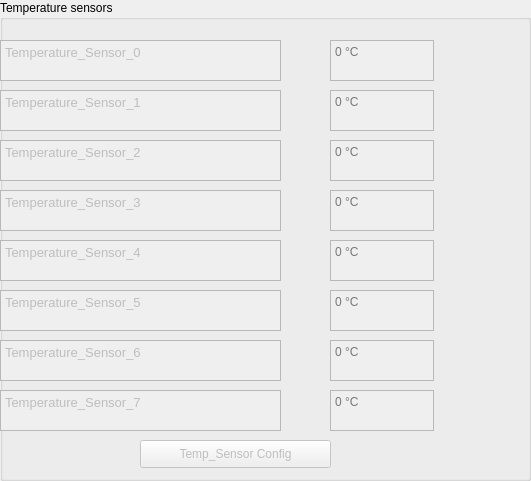
     <widget class="QGroupBox" name="gB_TemperatureSensors">
      <property name="geometry">
       <rect>
        <x>610</x>
        <y>270</y>
        <width>531</width>
        <height>481</height>
       </rect>
      </property>
      <property name="title">
       <string>Temperature sensors</string>
      </property>
      <widget class="QTextEdit" name="tE_temp_sensor_0">
       <property name="enabled">
        <bool>false</bool>
       </property>
       <property name="geometry">
        <rect>
         <x>0</x>
         <y>40</y>
         <width>281</width>
         <height>41</height>
        </rect>
       </property>
       <property name="readOnly">
        <bool>true</bool>
       </property>
       <property name="html">
        <string>&lt;!DOCTYPE HTML PUBLIC &quot;-//W3C//DTD HTML 4.0//EN&quot; &quot;http://www.w3.org/TR/REC-html40/strict.dtd&quot;&gt;
&lt;html&gt;&lt;head&gt;&lt;meta name=&quot;qrichtext&quot; content=&quot;1&quot; /&gt;&lt;style type=&quot;text/css&quot;&gt;
p, li { white-space: pre-wrap; }
&lt;/style&gt;&lt;/head&gt;&lt;body style=&quot; font-family:'MS Shell Dlg 2'; font-size:8.25pt; font-weight:400; font-style:normal;&quot;&gt;
&lt;p style=&quot; margin-top:0px; margin-bottom:0px; margin-left:0px; margin-right:0px; -qt-block-indent:0; text-indent:0px;&quot;&gt;&lt;span style=&quot; font-size:10pt;&quot;&gt;Temperature_Sensor_0&lt;/span&gt;&lt;/p&gt;&lt;/body&gt;&lt;/html&gt;</string>
       </property>
      </widget>
      <widget class="QTextEdit" name="tE_temp_sensor_0_temp">
       <property name="enabled">
        <bool>false</bool>
       </property>
       <property name="geometry">
        <rect>
         <x>330</x>
         <y>40</y>
         <width>104</width>
         <height>41</height>
        </rect>
       </property>
       <property name="html">
        <string>&lt;!DOCTYPE HTML PUBLIC &quot;-//W3C//DTD HTML 4.0//EN&quot; &quot;http://www.w3.org/TR/REC-html40/strict.dtd&quot;&gt;
&lt;html&gt;&lt;head&gt;&lt;meta name=&quot;qrichtext&quot; content=&quot;1&quot; /&gt;&lt;style type=&quot;text/css&quot;&gt;
p, li { white-space: pre-wrap; }
&lt;/style&gt;&lt;/head&gt;&lt;body style=&quot; font-family:'MS Shell Dlg 2'; font-size:8.25pt; font-weight:400; font-style:normal;&quot;&gt;
&lt;p style=&quot;-qt-paragraph-type:empty; margin-top:0px; margin-bottom:0px; margin-left:0px; margin-right:0px; -qt-block-indent:0; text-indent:0px; font-size:12pt;&quot;&gt;&lt;br /&gt;&lt;/p&gt;&lt;/body&gt;&lt;/html&gt;</string>
       </property>
       <property name="placeholderText">
        <string>0 °C</string>
       </property>
      </widget>
      <widget class="QTextEdit" name="tE_temp_sensor_1">
       <property name="enabled">
        <bool>false</bool>
       </property>
       <property name="geometry">
        <rect>
         <x>0</x>
         <y>90</y>
         <width>281</width>
         <height>41</height>
        </rect>
       </property>
       <property name="readOnly">
        <bool>true</bool>
       </property>
       <property name="html">
        <string>&lt;!DOCTYPE HTML PUBLIC &quot;-//W3C//DTD HTML 4.0//EN&quot; &quot;http://www.w3.org/TR/REC-html40/strict.dtd&quot;&gt;
&lt;html&gt;&lt;head&gt;&lt;meta name=&quot;qrichtext&quot; content=&quot;1&quot; /&gt;&lt;style type=&quot;text/css&quot;&gt;
p, li { white-space: pre-wrap; }
&lt;/style&gt;&lt;/head&gt;&lt;body style=&quot; font-family:'MS Shell Dlg 2'; font-size:8.25pt; font-weight:400; font-style:normal;&quot;&gt;
&lt;p style=&quot; margin-top:0px; margin-bottom:0px; margin-left:0px; margin-right:0px; -qt-block-indent:0; text-indent:0px;&quot;&gt;&lt;span style=&quot; font-size:10pt;&quot;&gt;Temperature_Sensor_1&lt;/span&gt;&lt;/p&gt;&lt;/body&gt;&lt;/html&gt;</string>
       </property>
      </widget>
      <widget class="QTextEdit" name="tE_temp_sensor_1_temp">
       <property name="enabled">
        <bool>false</bool>
       </property>
       <property name="geometry">
        <rect>
         <x>330</x>
         <y>90</y>
         <width>104</width>
         <height>41</height>
        </rect>
       </property>
       <property name="html">
        <string>&lt;!DOCTYPE HTML PUBLIC &quot;-//W3C//DTD HTML 4.0//EN&quot; &quot;http://www.w3.org/TR/REC-html40/strict.dtd&quot;&gt;
&lt;html&gt;&lt;head&gt;&lt;meta name=&quot;qrichtext&quot; content=&quot;1&quot; /&gt;&lt;style type=&quot;text/css&quot;&gt;
p, li { white-space: pre-wrap; }
&lt;/style&gt;&lt;/head&gt;&lt;body style=&quot; font-family:'MS Shell Dlg 2'; font-size:8.25pt; font-weight:400; font-style:normal;&quot;&gt;
&lt;p style=&quot;-qt-paragraph-type:empty; margin-top:0px; margin-bottom:0px; margin-left:0px; margin-right:0px; -qt-block-indent:0; text-indent:0px; font-size:12pt;&quot;&gt;&lt;br /&gt;&lt;/p&gt;&lt;/body&gt;&lt;/html&gt;</string>
       </property>
       <property name="placeholderText">
        <string>0 °C</string>
       </property>
      </widget>
      <widget class="QTextEdit" name="tE_temp_sensor_2">
       <property name="enabled">
        <bool>false</bool>
       </property>
       <property name="geometry">
        <rect>
         <x>0</x>
         <y>140</y>
         <width>281</width>
         <height>41</height>
        </rect>
       </property>
       <property name="readOnly">
        <bool>true</bool>
       </property>
       <property name="html">
        <string>&lt;!DOCTYPE HTML PUBLIC &quot;-//W3C//DTD HTML 4.0//EN&quot; &quot;http://www.w3.org/TR/REC-html40/strict.dtd&quot;&gt;
&lt;html&gt;&lt;head&gt;&lt;meta name=&quot;qrichtext&quot; content=&quot;1&quot; /&gt;&lt;style type=&quot;text/css&quot;&gt;
p, li { white-space: pre-wrap; }
&lt;/style&gt;&lt;/head&gt;&lt;body style=&quot; font-family:'MS Shell Dlg 2'; font-size:8.25pt; font-weight:400; font-style:normal;&quot;&gt;
&lt;p style=&quot; margin-top:0px; margin-bottom:0px; margin-left:0px; margin-right:0px; -qt-block-indent:0; text-indent:0px;&quot;&gt;&lt;span style=&quot; font-size:10pt;&quot;&gt;Temperature_Sensor_2&lt;/span&gt;&lt;/p&gt;&lt;/body&gt;&lt;/html&gt;</string>
       </property>
      </widget>
      <widget class="QTextEdit" name="tE_temp_sensor_2_temp">
       <property name="enabled">
        <bool>false</bool>
       </property>
       <property name="geometry">
        <rect>
         <x>330</x>
         <y>140</y>
         <width>104</width>
         <height>41</height>
        </rect>
       </property>
       <property name="html">
        <string>&lt;!DOCTYPE HTML PUBLIC &quot;-//W3C//DTD HTML 4.0//EN&quot; &quot;http://www.w3.org/TR/REC-html40/strict.dtd&quot;&gt;
&lt;html&gt;&lt;head&gt;&lt;meta name=&quot;qrichtext&quot; content=&quot;1&quot; /&gt;&lt;style type=&quot;text/css&quot;&gt;
p, li { white-space: pre-wrap; }
&lt;/style&gt;&lt;/head&gt;&lt;body style=&quot; font-family:'MS Shell Dlg 2'; font-size:8.25pt; font-weight:400; font-style:normal;&quot;&gt;
&lt;p style=&quot;-qt-paragraph-type:empty; margin-top:0px; margin-bottom:0px; margin-left:0px; margin-right:0px; -qt-block-indent:0; text-indent:0px; font-size:12pt;&quot;&gt;&lt;br /&gt;&lt;/p&gt;&lt;/body&gt;&lt;/html&gt;</string>
       </property>
       <property name="placeholderText">
        <string>0 °C</string>
       </property>
      </widget>
      <widget class="QTextEdit" name="tE_temp_sensor_3">
       <property name="enabled">
        <bool>false</bool>
       </property>
       <property name="geometry">
        <rect>
         <x>0</x>
         <y>190</y>
         <width>281</width>
         <height>41</height>
        </rect>
       </property>
       <property name="readOnly">
        <bool>true</bool>
       </property>
       <property name="html">
        <string>&lt;!DOCTYPE HTML PUBLIC &quot;-//W3C//DTD HTML 4.0//EN&quot; &quot;http://www.w3.org/TR/REC-html40/strict.dtd&quot;&gt;
&lt;html&gt;&lt;head&gt;&lt;meta name=&quot;qrichtext&quot; content=&quot;1&quot; /&gt;&lt;style type=&quot;text/css&quot;&gt;
p, li { white-space: pre-wrap; }
&lt;/style&gt;&lt;/head&gt;&lt;body style=&quot; font-family:'MS Shell Dlg 2'; font-size:8.25pt; font-weight:400; font-style:normal;&quot;&gt;
&lt;p style=&quot; margin-top:0px; margin-bottom:0px; margin-left:0px; margin-right:0px; -qt-block-indent:0; text-indent:0px;&quot;&gt;&lt;span style=&quot; font-size:10pt;&quot;&gt;Temperature_Sensor_3&lt;/span&gt;&lt;/p&gt;&lt;/body&gt;&lt;/html&gt;</string>
       </property>
      </widget>
      <widget class="QTextEdit" name="tE_temp_sensor_3_temp">
       <property name="enabled">
        <bool>false</bool>
       </property>
       <property name="geometry">
        <rect>
         <x>330</x>
         <y>190</y>
         <width>104</width>
         <height>41</height>
        </rect>
       </property>
       <property name="html">
        <string>&lt;!DOCTYPE HTML PUBLIC &quot;-//W3C//DTD HTML 4.0//EN&quot; &quot;http://www.w3.org/TR/REC-html40/strict.dtd&quot;&gt;
&lt;html&gt;&lt;head&gt;&lt;meta name=&quot;qrichtext&quot; content=&quot;1&quot; /&gt;&lt;style type=&quot;text/css&quot;&gt;
p, li { white-space: pre-wrap; }
&lt;/style&gt;&lt;/head&gt;&lt;body style=&quot; font-family:'MS Shell Dlg 2'; font-size:8.25pt; font-weight:400; font-style:normal;&quot;&gt;
&lt;p style=&quot;-qt-paragraph-type:empty; margin-top:0px; margin-bottom:0px; margin-left:0px; margin-right:0px; -qt-block-indent:0; text-indent:0px; font-size:12pt;&quot;&gt;&lt;br /&gt;&lt;/p&gt;&lt;/body&gt;&lt;/html&gt;</string>
       </property>
       <property name="placeholderText">
        <string>0 °C</string>
       </property>
      </widget>
      <widget class="QTextEdit" name="tE_temp_sensor_7">
       <property name="enabled">
        <bool>false</bool>
       </property>
       <property name="geometry">
        <rect>
         <x>0</x>
         <y>390</y>
         <width>281</width>
         <height>41</height>
        </rect>
       </property>
       <property name="readOnly">
        <bool>true</bool>
       </property>
       <property name="html">
        <string>&lt;!DOCTYPE HTML PUBLIC &quot;-//W3C//DTD HTML 4.0//EN&quot; &quot;http://www.w3.org/TR/REC-html40/strict.dtd&quot;&gt;
&lt;html&gt;&lt;head&gt;&lt;meta name=&quot;qrichtext&quot; content=&quot;1&quot; /&gt;&lt;style type=&quot;text/css&quot;&gt;
p, li { white-space: pre-wrap; }
&lt;/style&gt;&lt;/head&gt;&lt;body style=&quot; font-family:'MS Shell Dlg 2'; font-size:8.25pt; font-weight:400; font-style:normal;&quot;&gt;
&lt;p style=&quot; margin-top:0px; margin-bottom:0px; margin-left:0px; margin-right:0px; -qt-block-indent:0; text-indent:0px;&quot;&gt;&lt;span style=&quot; font-size:10pt;&quot;&gt;Temperature_Sensor_7&lt;/span&gt;&lt;/p&gt;&lt;/body&gt;&lt;/html&gt;</string>
       </property>
      </widget>
      <widget class="QTextEdit" name="tE_temp_sensor_7_temp">
       <property name="enabled">
        <bool>false</bool>
       </property>
       <property name="geometry">
        <rect>
         <x>330</x>
         <y>390</y>
         <width>104</width>
         <height>41</height>
        </rect>
       </property>
       <property name="html">
        <string>&lt;!DOCTYPE HTML PUBLIC &quot;-//W3C//DTD HTML 4.0//EN&quot; &quot;http://www.w3.org/TR/REC-html40/strict.dtd&quot;&gt;
&lt;html&gt;&lt;head&gt;&lt;meta name=&quot;qrichtext&quot; content=&quot;1&quot; /&gt;&lt;style type=&quot;text/css&quot;&gt;
p, li { white-space: pre-wrap; }
&lt;/style&gt;&lt;/head&gt;&lt;body style=&quot; font-family:'MS Shell Dlg 2'; font-size:8.25pt; font-weight:400; font-style:normal;&quot;&gt;
&lt;p style=&quot;-qt-paragraph-type:empty; margin-top:0px; margin-bottom:0px; margin-left:0px; margin-right:0px; -qt-block-indent:0; text-indent:0px; font-size:12pt;&quot;&gt;&lt;br /&gt;&lt;/p&gt;&lt;/body&gt;&lt;/html&gt;</string>
       </property>
       <property name="placeholderText">
        <string>0 °C</string>
       </property>
      </widget>
      <widget class="QTextEdit" name="tE_temp_sensor_6">
       <property name="enabled">
        <bool>false</bool>
       </property>
       <property name="geometry">
        <rect>
         <x>0</x>
         <y>340</y>
         <width>281</width>
         <height>41</height>
        </rect>
       </property>
       <property name="readOnly">
        <bool>true</bool>
       </property>
       <property name="html">
        <string>&lt;!DOCTYPE HTML PUBLIC &quot;-//W3C//DTD HTML 4.0//EN&quot; &quot;http://www.w3.org/TR/REC-html40/strict.dtd&quot;&gt;
&lt;html&gt;&lt;head&gt;&lt;meta name=&quot;qrichtext&quot; content=&quot;1&quot; /&gt;&lt;style type=&quot;text/css&quot;&gt;
p, li { white-space: pre-wrap; }
&lt;/style&gt;&lt;/head&gt;&lt;body style=&quot; font-family:'MS Shell Dlg 2'; font-size:8.25pt; font-weight:400; font-style:normal;&quot;&gt;
&lt;p style=&quot; margin-top:0px; margin-bottom:0px; margin-left:0px; margin-right:0px; -qt-block-indent:0; text-indent:0px;&quot;&gt;&lt;span style=&quot; font-size:10pt;&quot;&gt;Temperature_Sensor_6&lt;/span&gt;&lt;/p&gt;&lt;/body&gt;&lt;/html&gt;</string>
       </property>
      </widget>
      <widget class="QTextEdit" name="tE_temp_sensor_6_temp">
       <property name="enabled">
        <bool>false</bool>
       </property>
       <property name="geometry">
        <rect>
         <x>330</x>
         <y>340</y>
         <width>104</width>
         <height>41</height>
        </rect>
       </property>
       <property name="html">
        <string>&lt;!DOCTYPE HTML PUBLIC &quot;-//W3C//DTD HTML 4.0//EN&quot; &quot;http://www.w3.org/TR/REC-html40/strict.dtd&quot;&gt;
&lt;html&gt;&lt;head&gt;&lt;meta name=&quot;qrichtext&quot; content=&quot;1&quot; /&gt;&lt;style type=&quot;text/css&quot;&gt;
p, li { white-space: pre-wrap; }
&lt;/style&gt;&lt;/head&gt;&lt;body style=&quot; font-family:'MS Shell Dlg 2'; font-size:8.25pt; font-weight:400; font-style:normal;&quot;&gt;
&lt;p style=&quot;-qt-paragraph-type:empty; margin-top:0px; margin-bottom:0px; margin-left:0px; margin-right:0px; -qt-block-indent:0; text-indent:0px; font-size:12pt;&quot;&gt;&lt;br /&gt;&lt;/p&gt;&lt;/body&gt;&lt;/html&gt;</string>
       </property>
       <property name="placeholderText">
        <string>0 °C</string>
       </property>
      </widget>
      <widget class="QTextEdit" name="tE_temp_sensor_4">
       <property name="enabled">
        <bool>false</bool>
       </property>
       <property name="geometry">
        <rect>
         <x>0</x>
         <y>240</y>
         <width>281</width>
         <height>41</height>
        </rect>
       </property>
       <property name="readOnly">
        <bool>true</bool>
       </property>
       <property name="html">
        <string>&lt;!DOCTYPE HTML PUBLIC &quot;-//W3C//DTD HTML 4.0//EN&quot; &quot;http://www.w3.org/TR/REC-html40/strict.dtd&quot;&gt;
&lt;html&gt;&lt;head&gt;&lt;meta name=&quot;qrichtext&quot; content=&quot;1&quot; /&gt;&lt;style type=&quot;text/css&quot;&gt;
p, li { white-space: pre-wrap; }
&lt;/style&gt;&lt;/head&gt;&lt;body style=&quot; font-family:'MS Shell Dlg 2'; font-size:8.25pt; font-weight:400; font-style:normal;&quot;&gt;
&lt;p style=&quot; margin-top:0px; margin-bottom:0px; margin-left:0px; margin-right:0px; -qt-block-indent:0; text-indent:0px;&quot;&gt;&lt;span style=&quot; font-size:10pt;&quot;&gt;Temperature_Sensor_4&lt;/span&gt;&lt;/p&gt;&lt;/body&gt;&lt;/html&gt;</string>
       </property>
      </widget>
      <widget class="QTextEdit" name="tE_temp_sensor_4_temp">
       <property name="enabled">
        <bool>false</bool>
       </property>
       <property name="geometry">
        <rect>
         <x>330</x>
         <y>240</y>
         <width>104</width>
         <height>41</height>
        </rect>
       </property>
       <property name="html">
        <string>&lt;!DOCTYPE HTML PUBLIC &quot;-//W3C//DTD HTML 4.0//EN&quot; &quot;http://www.w3.org/TR/REC-html40/strict.dtd&quot;&gt;
&lt;html&gt;&lt;head&gt;&lt;meta name=&quot;qrichtext&quot; content=&quot;1&quot; /&gt;&lt;style type=&quot;text/css&quot;&gt;
p, li { white-space: pre-wrap; }
&lt;/style&gt;&lt;/head&gt;&lt;body style=&quot; font-family:'MS Shell Dlg 2'; font-size:8.25pt; font-weight:400; font-style:normal;&quot;&gt;
&lt;p style=&quot;-qt-paragraph-type:empty; margin-top:0px; margin-bottom:0px; margin-left:0px; margin-right:0px; -qt-block-indent:0; text-indent:0px; font-size:12pt;&quot;&gt;&lt;br /&gt;&lt;/p&gt;&lt;/body&gt;&lt;/html&gt;</string>
       </property>
       <property name="placeholderText">
        <string>0 °C</string>
       </property>
      </widget>
      <widget class="QTextEdit" name="tE_temp_sensor_5">
       <property name="enabled">
        <bool>false</bool>
       </property>
       <property name="geometry">
        <rect>
         <x>0</x>
         <y>290</y>
         <width>281</width>
         <height>41</height>
        </rect>
       </property>
       <property name="readOnly">
        <bool>true</bool>
       </property>
       <property name="html">
        <string>&lt;!DOCTYPE HTML PUBLIC &quot;-//W3C//DTD HTML 4.0//EN&quot; &quot;http://www.w3.org/TR/REC-html40/strict.dtd&quot;&gt;
&lt;html&gt;&lt;head&gt;&lt;meta name=&quot;qrichtext&quot; content=&quot;1&quot; /&gt;&lt;style type=&quot;text/css&quot;&gt;
p, li { white-space: pre-wrap; }
&lt;/style&gt;&lt;/head&gt;&lt;body style=&quot; font-family:'MS Shell Dlg 2'; font-size:8.25pt; font-weight:400; font-style:normal;&quot;&gt;
&lt;p style=&quot; margin-top:0px; margin-bottom:0px; margin-left:0px; margin-right:0px; -qt-block-indent:0; text-indent:0px;&quot;&gt;&lt;span style=&quot; font-size:10pt;&quot;&gt;Temperature_Sensor_5&lt;/span&gt;&lt;/p&gt;&lt;/body&gt;&lt;/html&gt;</string>
       </property>
      </widget>
      <widget class="QTextEdit" name="tE_temp_sensor_5_temp">
       <property name="enabled">
        <bool>false</bool>
       </property>
       <property name="geometry">
        <rect>
         <x>330</x>
         <y>290</y>
         <width>104</width>
         <height>41</height>
        </rect>
       </property>
       <property name="html">
        <string>&lt;!DOCTYPE HTML PUBLIC &quot;-//W3C//DTD HTML 4.0//EN&quot; &quot;http://www.w3.org/TR/REC-html40/strict.dtd&quot;&gt;
&lt;html&gt;&lt;head&gt;&lt;meta name=&quot;qrichtext&quot; content=&quot;1&quot; /&gt;&lt;style type=&quot;text/css&quot;&gt;
p, li { white-space: pre-wrap; }
&lt;/style&gt;&lt;/head&gt;&lt;body style=&quot; font-family:'MS Shell Dlg 2'; font-size:8.25pt; font-weight:400; font-style:normal;&quot;&gt;
&lt;p style=&quot;-qt-paragraph-type:empty; margin-top:0px; margin-bottom:0px; margin-left:0px; margin-right:0px; -qt-block-indent:0; text-indent:0px; font-size:12pt;&quot;&gt;&lt;br /&gt;&lt;/p&gt;&lt;/body&gt;&lt;/html&gt;</string>
       </property>
       <property name="placeholderText">
        <string>0 °C</string>
       </property>
      </widget>
      <widget class="QPushButton" name="pB_TempSensorConfig">
       <property name="enabled">
        <bool>false</bool>
       </property>
       <property name="geometry">
        <rect>
         <x>140</x>
         <y>440</y>
         <width>191</width>
         <height>28</height>
        </rect>
       </property>
       <property name="text">
        <string>Temp_Sensor Config</string>
       </property>
      </widget>
     </widget>
